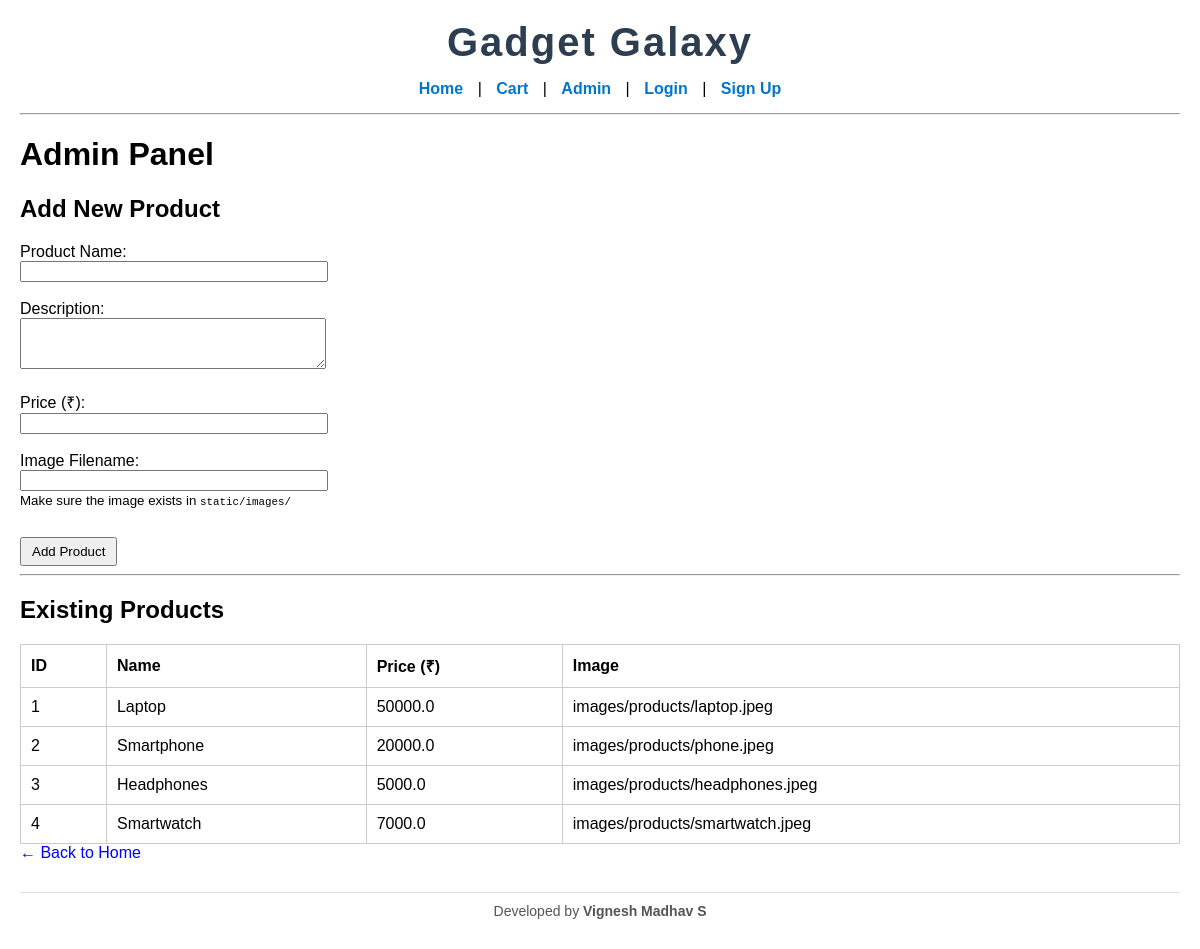
The page /admin on the database its author committed.
### tables this page shows
CREATE TABLE products (
    id INTEGER PRIMARY KEY AUTOINCREMENT,
    name TEXT NOT NULL,
    description TEXT,
    price REAL NOT NULL,
    image TEXT
);

### app.py (the view, shortened to what this page needs)
@app.route('/admin', methods=['GET', 'POST'])
def admin():
    conn = get_db_connection()
    products = conn.execute('SELECT * FROM products').fetchall()
    conn.close()
    return render_template('admin.html', products=products)

### app.py (called while the page is built)
def get_db_connection():
    conn = sqlite3.connect('database.db')
    conn.row_factory = sqlite3.Row
    return conn

### templates/admin.html
{% extends "base.html" %}
{% block content %}
<h1>Admin Panel</h1>
<h2>Add New Product</h2>
<form method="POST" action="{{ url_for('admin') }}">
    <label for="name">Product Name:</label><br>
    <input type="text" id="name" name="name" required><br><br>
    <label for="description">Description:</label><br>
    <textarea id="description" name="description" rows="3" required></textarea><br><br>
    <label for="price">Price (₹):</label><br>
    <input type="number" id="price" name="price" step="0.01" required><br><br>
    <label for="image">Image Filename:</label><br>
    <input type="text" id="image" name="image" required><br>
    <small>Make sure the image exists in <code>static/images/</code></small><br><br>
    <input type="submit" value="Add Product">
</form>
<hr>
<h2>Existing Products</h2>
{% if products %}
<table>
    <thead>
        <tr>
            <th>ID</th>
            <th>Name</th>
            <th>Price (₹)</th>
            <th>Image</th>
        </tr>
    </thead>
    <tbody>
        {% for product in products %}
        <tr>
            <td>{{ product['id'] }}</td>
            <td>{{ product['name'] }}</td>
            <td>{{ product['price'] }}</td>
            <td>{{ product['image'] }}</td>
        </tr>
        {% endfor %}
    </tbody>
</table>
{% else %}
<p>No products available.</p>
{% endif %}
<a href="{{ url_for('index') }}">← Back to Home</a>
{% endblock %}

### static/css/style.css (style rules this page uses)
body { font-family: Arial, sans-serif; margin: 20px; }
table { width: 100%; border-collapse: collapse; margin-top: 20px; }
th, td { border: 1px solid #ccc; padding: 10px; text-align: left; }
a { text-decoration: none; color: blue; }
form input, form textarea { width: 300px; }
form input[type="submit"] { width: auto; padding: 5px 10px; margin-top: 10px; }

### rows shown on the page
products: id "1", name "Laptop", price "50000.0", image "images/products/laptop.jpeg"
products: id "2", name "Smartphone", price "20000.0", image "images/products/phone.jpeg"
products: id "3", name "Headphones", price "5000.0", image "images/products/headphones.jpeg"
products: id "4", name "Smartwatch", price "7000.0", image "images/products/smartwatch.jpeg"
